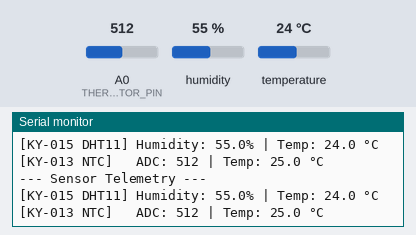
A sketch run on a simulated Arduino Uno, built with avr-gcc and run on an emulated ATmega328P. Shown: the last lines printed to the serial monitor. The test bench sets the inputs (shaded band); at power-on: A0 (THERMISTOR_PIN) = 512, humidity 55 %, temperature 24 °C.

Above: at 4.8 s.
4.9 s: A0 (THERMISTOR_PIN) set to 0
At 6.7 s:
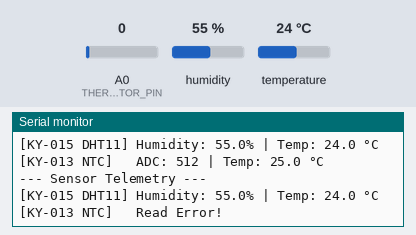
9.6 s: humidity set to 22 %
At 10.5 s:
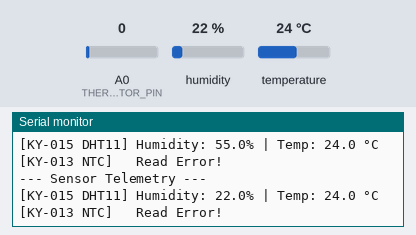
12.6 s: temperature set to 12 °C
At 15.3 s:
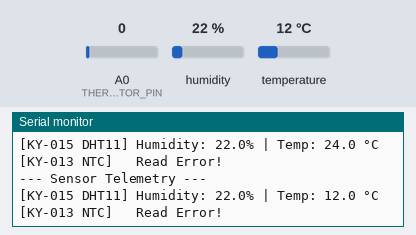
15.6 s: A0 (THERMISTOR_PIN) set to 122
At 16.8 s:
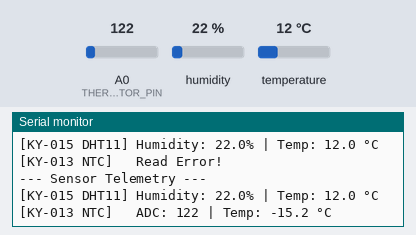
18.6 s: humidity set to 40 %
At 20.7 s:
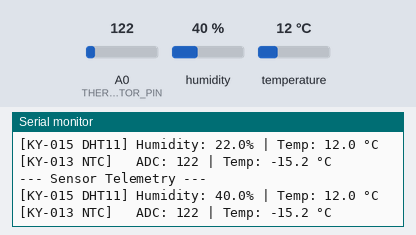
Timing chart, 0 to 22.2 s (numbered marks = the images above; inputs shaded):
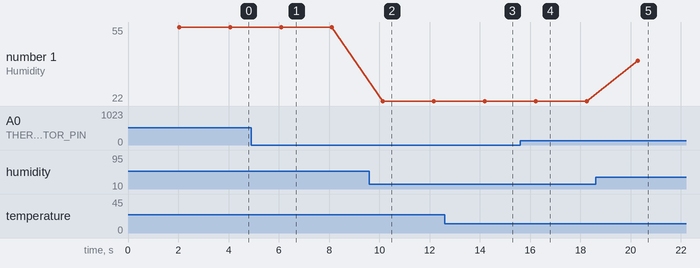

The sketch:

ky_1315_combo_000.ino
```cpp
// (licence header left out)
#include <DHT.h>

#define DHTPIN 2       // KY-015 (DHT11) Signal connected to D2
#define DHTTYPE DHT11
#define THERMISTOR_PIN A0 // KY-013 Signal connected to A0

DHT dht(DHTPIN, DHTTYPE);

// Steinhart-Hart Coefficients for 10k NTC
const double A = 0.001129148;
const double B = 0.000234125;
const double C = 0.0000000876741;

double readThermistorC(int rawADC) {
  if (rawADC <= 0 || rawADC >= 1023) return NAN;
  double resistance = 10000.0 * ((1023.0 / (double)rawADC) - 1.0);
  double logR = log(resistance);
  double tempK = 1.0 / (A + (B * logR) + (C * logR * logR * logR));
  return tempK - 273.15;
}

void setup() {
  Serial.begin(115200);
  Serial.println(F("=========================================="));
  Serial.println(F("   KY-013 & KY-015 DUAL SENSOR BENCHMARK  "));
  Serial.println(F("=========================================="));
  dht.begin();
}

void loop() {
  // Poll every 2 seconds (enforces DHT11 sample rate)
  delay(2000);

  // 1. Read KY-015 (DHT11 Digital)
  float humidity = dht.readHumidity();
  float dhtTempC = dht.readTemperature();

  // 2. Read KY-013 (NTC Analog Thermistor)
  int rawADC = analogRead(THERMISTOR_PIN);
  double ntcTempC = readThermistorC(rawADC);

  Serial.println(F("--- Sensor Telemetry ---"));

  // KY-015 Output
  if (isnan(humidity) || isnan(dhtTempC)) {
    Serial.println(F("[KY-015 DHT11] Read Error!"));
  } else {
    Serial.print(F("[KY-015 DHT11] Humidity: "));
    Serial.print(humidity, 1);
    Serial.print(F("% | Temp: "));
    Serial.print(dhtTempC, 1);
    Serial.println(F(" °C"));
  }

  // KY-013 Output
  if (isnan(ntcTempC)) {
    Serial.println(F("[KY-013 NTC]   Read Error!"));
  } else {
    Serial.print(F("[KY-013 NTC]   ADC: "));
    Serial.print(rawADC);
    Serial.print(F(" | Temp: "));
    Serial.print(ntcTempC, 1);
    Serial.println(F(" °C"));
  }
}

// file sketches/ky_1315_combo_000/ky_1315_combo_000.ino ends
```

Measured:
- after the input at 4.9 s, the serial monitor: prints a new line after 1.2 s (image 1)
- after the input at 9.6 s, the serial monitor: prints a new line after 0.54 s (image 2)
- after the input at 12.6 s, the serial monitor: prints a new line after 1.6 s (image 3)
- after the input at 15.6 s, the serial monitor: prints a new line after 0.63 s (image 4)
- after the input at 18.6 s, the serial monitor: prints a new line after 1.7 s (image 5)
- plotted number 1: 55 → 22 after the input at 9.6 s, 22 → 40 after the input at 18.6 s
